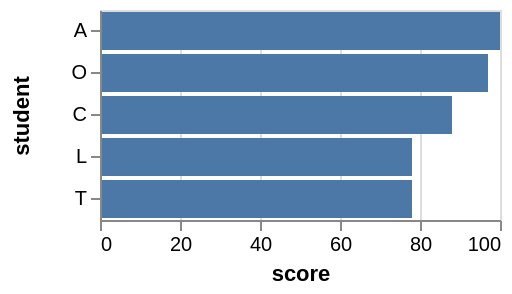

Write a Vega-Lite specification for this figure.
### Vega specification from a JSON file in a GitHub repository (floating-point values rounded to 4 significant figures)
{"$schema": "https://vega.github.io/schema/vega/v4.json", "description": "A bar graph showing the scores of the top 5 students. This shows an example of the window transform, for how the top K (5) can be filtered, and also how a rank can be computed for each student.", "autosize": "pad", "padding": 5, "width": 200, "style": "cell", "data": [{"name": "source_0", "values": [{"student": "A", "score": 100}, {"student": "B", "score": 56}, {"student": "C", "score": 88}, {"student": "D", "score": 65}, {"student": "E", "score": 45}, {"student": "F", "score": 23}, {"student": "G", "score": 66}, {"student": "H", "score": 67}, {"student": "I", "score": 13}, {"student": "J", "score": 12}, {"student": "K", "score": 50}, {"student": "L", "score": 78}, {"student": "M", "score": 66}, {"student": "N", "score": 30}, {"student": "O", "score": 97}, {"student": "P", "score": 75}, {"student": "Q", "score": 24}, {"student": "R", "score": 42}, {"student": "S", "score": 76}, {"student": "T", "score": 78}, {"student": "U", "score": 21}, {"student": "V", "score": 46}]}, {"name": "data_0", "source": "source_0", "transform": [{"type": "window", "params": [null], "as": ["rank"], "ops": ["rank"], "fields": [null], "sort": {"field": ["score"], "order": ["descending"]}}, {"type": "filter", "expr": "datum.rank <= 5"}]}], "signals": [{"name": "y_step", "value": 21}, {"name": "height", "update": "bandspace(domain('y').length, 0.1, 0.05) * y_step"}], "marks": [{"name": "marks", "type": "rect", "style": ["bar"], "from": {"data": "data_0"}, "encode": {"update": {"fill": [{"test": "datum[\"score\"] === null || isNaN(datum[\"score\"])", "value": null}, {"value": "#4c78a8"}], "tooltip": {"signal": "{\"score\": format(datum[\"score\"], \"\"), \"student\": ''+datum[\"student\"]}"}, "x": {"scale": "x", "field": "score"}, "x2": {"scale": "x", "value": 0}, "y": {"scale": "y", "field": "student"}, "height": {"scale": "y", "band": true}}}}], "scales": [{"name": "x", "type": "linear", "domain": {"data": "data_0", "field": "score"}, "range": [0, {"signal": "width"}], "nice": true, "zero": true}, {"name": "y", "type": "band", "domain": {"data": "data_0", "field": "student", "sort": {"field": "score", "op": "average", "order": "descending"}}, "range": {"step": {"signal": "y_step"}}, "paddingInner": 0.1, "paddingOuter": 0.05}], "axes": [{"scale": "x", "orient": "bottom", "grid": false, "title": "score", "labelFlush": true, "labelOverlap": true, "tickCount": {"signal": "ceil(width/40)"}, "zindex": 1}, {"scale": "x", "orient": "bottom", "gridScale": "y", "grid": true, "tickCount": {"signal": "ceil(width/40)"}, "domain": false, "labels": false, "maxExtent": 0, "minExtent": 0, "ticks": false, "zindex": 0}, {"scale": "y", "orient": "left", "grid": false, "title": "student", "zindex": 1}], "config": {"axisY": {"minExtent": 30}, "legend": {"gradientDirection": "horizontal", "gradientLength": 100}}}
